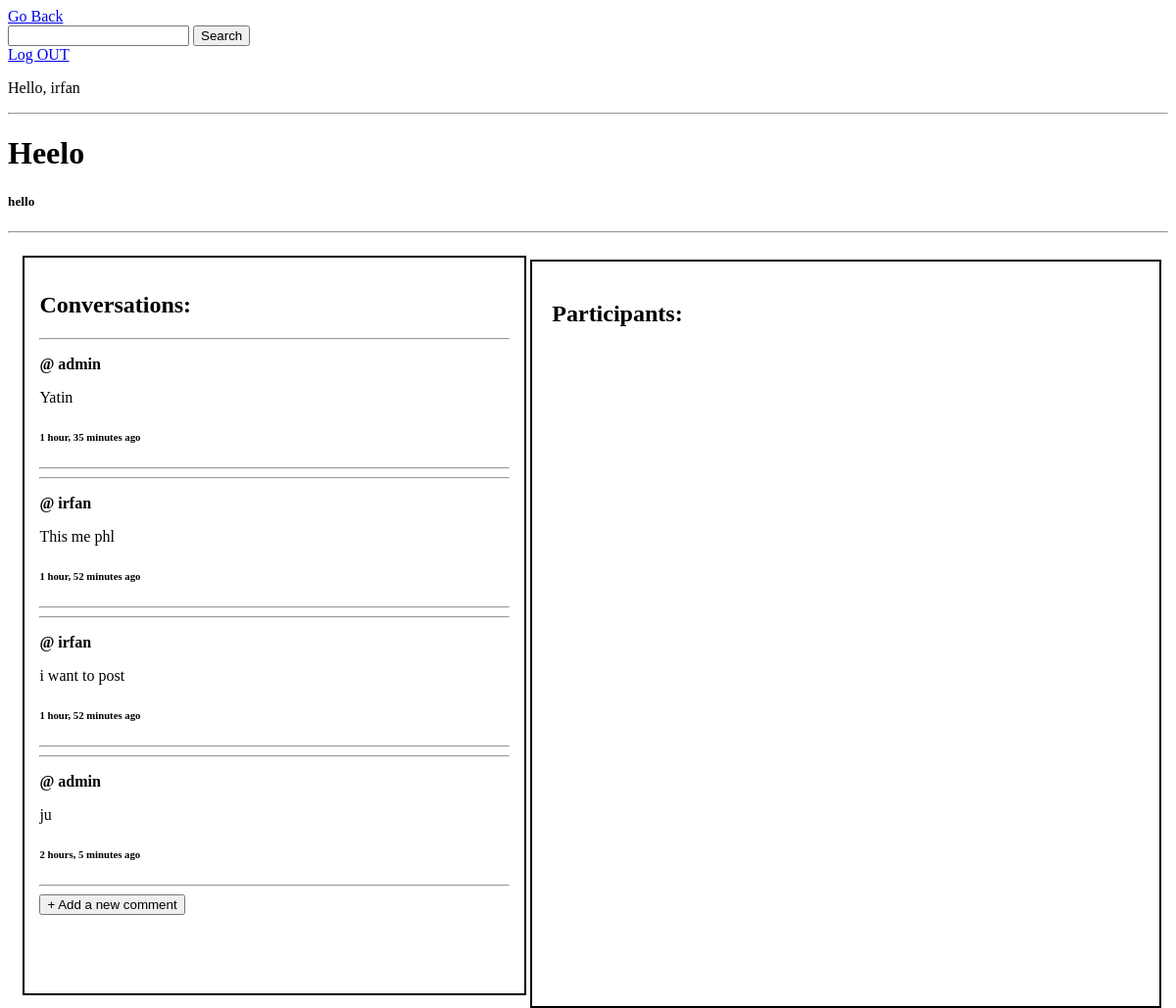
The app's page /room/16/ (signed in) with its own data.
### home/models.py (models this page shows, shortened)
class Room(models.Model):
    host=models.ForeignKey(User,on_delete=models.SET_NULL,null=True)
    topic=models.ForeignKey(Topic, on_delete=models.SET_NULL,null=True)
    name=models.CharField(max_length=50)
    desc=models.TextField(null=True,blank=True)
    updated=models.DateTimeField(auto_now=True)
    created=models.DateTimeField(auto_now_add=True)
    class Meta:
        ordering=['-updated','-created']

class Message(models.Model):
    user=models.ForeignKey(User,on_delete=models.CASCADE)
    room=models.ForeignKey(Room, on_delete=models.CASCADE)
    body=models.TextField()
    updated=models.DateTimeField(auto_now=True)
    created=models.DateTimeField(auto_now_add=True)

### home/views.py (the view)
# urls.py: path('room/<str:pk>/', views.room,name="room"),
def room(request,pk):
    room=Room.objects.get(id=pk)
    if request.method=="POST":
        message=request.POST.get('message')
        Message.objects.create(user=request.user,room=room,body=message)
        return redirect('room',pk=room.id)
    messages=room.message_set.all().order_by('-created')
    context={'room':room,'messages':messages}
    return render(request,'home/room.html',context)

### home/templates/home/room.html (shortened to what this page needs)
{% extends 'main.html' %}
{% block content %}
<p><h1>{{room.name}}</h1></p>
<p><h5>{{room.desc}}</h5></p>
<hr>
<div class="room_container">
    <div class="room_messages">
        <h2> Conversations:</h2>
        {% for message in messages  %}
        <div>
            <hr>
            <p><strong> @ {{message.user}} </strong></p>
            <p> {{message.body}} </p>
            <p> <h6> {{message.created|timesince}} ago </h6></p>
            <hr>
        </div>
        {% endfor %}
        <div class="addcomment">
            {% if request.user.is_authenticated %}
            <button id="myBtn"> + Add a new comment </button>
            {% endif %}
        </div>
    </div>
    <div class="room_participants">
            <h2> Participants: </h2>
    </div>
</div>
{% endblock content %}

### templates/navbar.html (shortened to what this page needs)
<div class="nav">
    <div>
    <a href="/" class="back"> Go Back </a>
    </div>
    <div>
    <form class="search" method='GET' action="/">
        <input type="text" class="clickSearch" name="q"/>
        <input class="clickSearch" type="submit" value="Search"/>
    </form>
    </div>
    {% if request.user.is_authenticated %}
    <a href={%url 'logout'%} > Log OUT</a>
    {% else %}
    <a href={%url 'login_regis'%} > Login</a>
    {% endif %}
    {% if request.user.is_authenticated %}
    <p> Hello, {{request.user}} </p>
    {% endif %}
    <hr>

### home/templates/home/room.html (style rules this page uses)
.room_container { display:grid; grid-template-columns: 1fr 1fr; width:92vw; }
.room_participants { border:2px solid black; height:100%; width:50vw; margin:3%; padding:20px; }
.room_messages { border:2px solid black; height:100%; width:40vw; margin:3%; padding:15px; }

### records on screen
Room: name "Heelo", desc "hello"
Message: user "admin", body "Yatin", created "1 hour, 35 minutes"
Message: user "irfan", body "This me phl", created "1 hour, 52 minutes"
Message: user "irfan", body "i want to post", created "1 hour, 52 minutes"
Message: user "admin", body "ju", created "2 hours, 5 minutes"

### other values on screen
{{ request.user }} "irfan"
